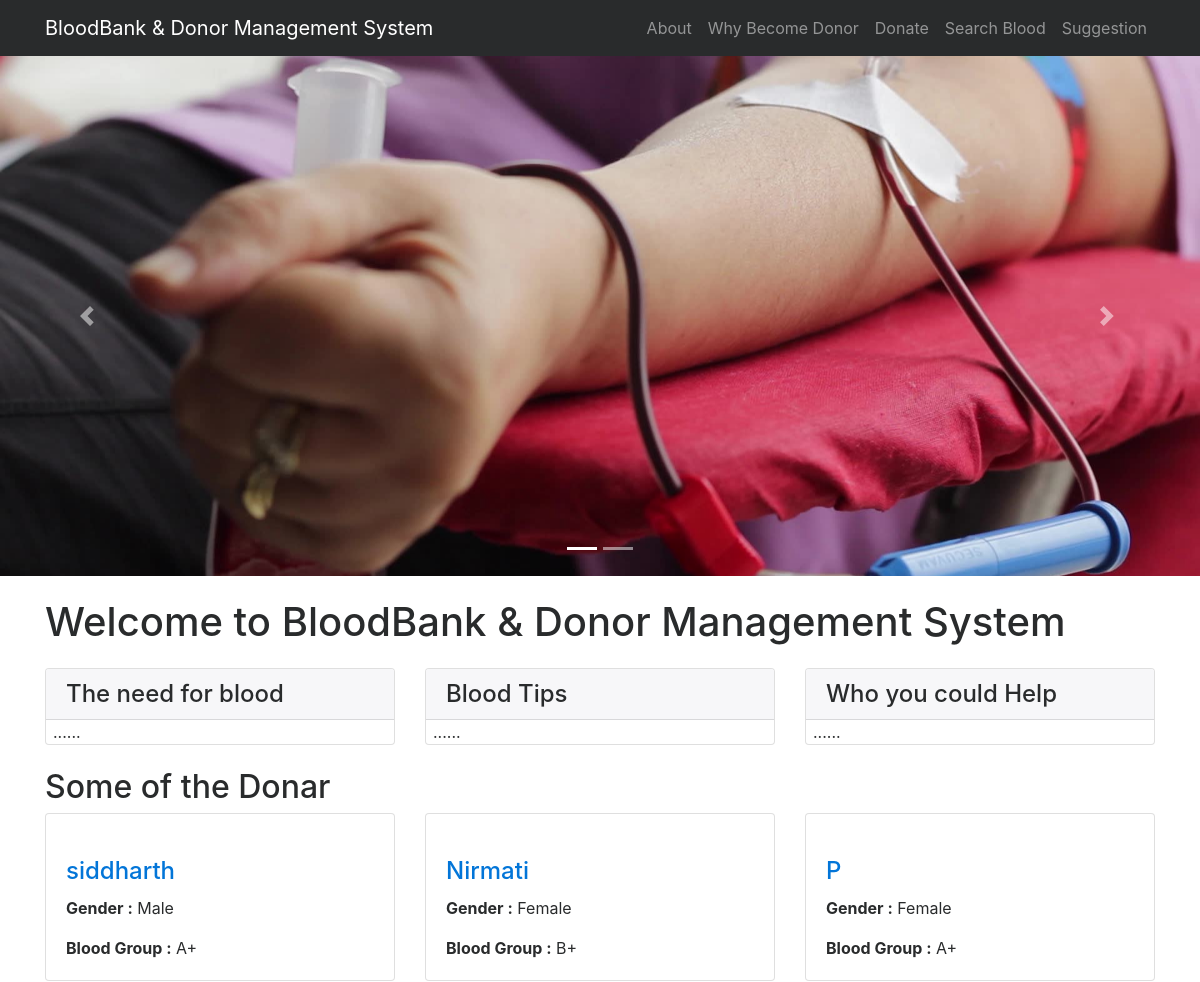
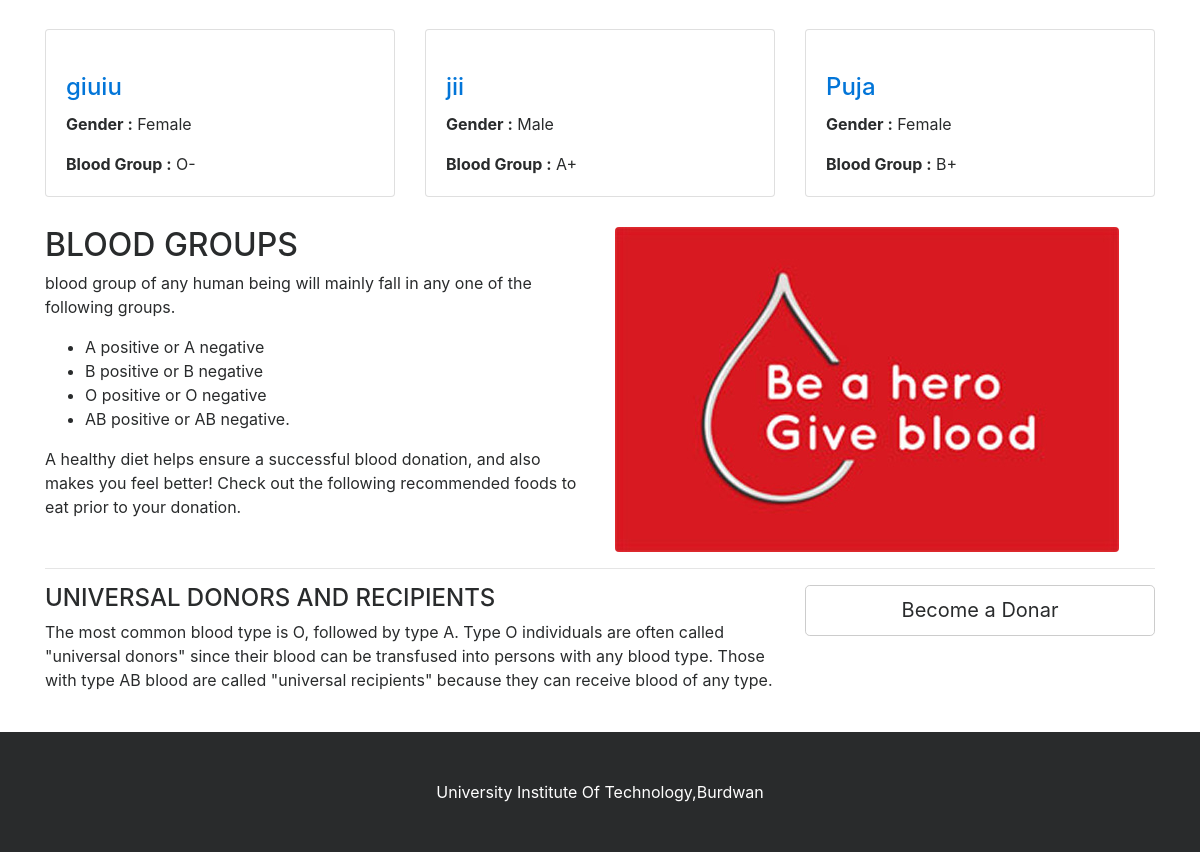
The page / on the database its author committed (2 pictures, top to bottom).
### tables this page shows
CREATE TABLE `tblblooddonars` (
  `id` int(11) NOT NULL,
  `FullName` varchar(100) DEFAULT NULL,
  `MobileNumber` char(11) DEFAULT NULL,
  `EmailId` varchar(100) DEFAULT NULL,
  `Gender` varchar(20) DEFAULT NULL,
  `Age` int(11) DEFAULT NULL,
  `BloodGroup` varchar(20) DEFAULT NULL,
  `Address` varchar(255) DEFAULT NULL,
  `Message` mediumtext,
  `PostingDate` timestamp NOT NULL DEFAULT CURRENT_TIMESTAMP,
  `status` int(1) DEFAULT NULL,
  `image` varchar(255) NOT NULL
);

### index.php (the view, shortened to what this page needs)
<?php
include('includes/config.php');
?>
<!DOCTYPE html>
<html lang="en">
<head>
    <link href="vendor/bootstrap/css/bootstrap.min.css" rel="stylesheet">
    <link href="vendor/font-awesome/css/font-awesome.min.css" rel="stylesheet" type="text/css">
    <link href="css/modern-business.css" rel="stylesheet">
</head>
<body>
<?php include('includes/header.php');?>
<?php include('includes/slider.php');?>
    <div class="container">
        <h1 class="my-4">Welcome to BloodBank & Donor Management System</h1>
        <div class="row">
            <div class="col-lg-4 mb-4">
                <div class="card">
                    <h4 class="card-header">The need for blood</h4>
                        <p class="card-text" style="padding-left:2%">......</p>
                </div>
            </div>
            <div class="col-lg-4 mb-4">
                <div class="card">
                    <h4 class="card-header">Blood Tips</h4>
                        <p class="card-text" style="padding-left:2%">......</p>
                </div>
            </div>
            <div class="col-lg-4 mb-4">
                <div class="card">
                    <h4 class="card-header">Who you could Help</h4>
                        <p class="card-text" style="padding-left:2%">......</p>
                </div>
            </div>
        </div>
        <h2>Some of the Donar</h2>
        <div class="row">
                   <?php
$status=1;
$sql = "SELECT * from tblblooddonars where status=:status order by rand() limit 6";
$query = $dbh -> prepare($sql);
$query->bindParam(':status',$status,PDO::PARAM_STR);
$query->execute();
$results=$query->fetchAll(PDO::FETCH_OBJ);
if($query->rowCount() > 0)
{
foreach($results as $result)
{ ?>
            <div class="col-lg-4 col-sm-6 portfolio-item">
                <div class="card h-100">
                    <a href=""><img class="card-img-top img-fluid" src="images/blood-donar.jpg" alt="" ></a>
                    <div class="card-block">
                        <h4 class="card-title"><a href="#"><?php echo htmlentities($result->FullName);?></a></h4>
<p class="card-text"><b>  Gender :</b> <?php echo htmlentities($result->Gender);?></p>
<p class="card-text"><b>Blood Group :</b> <?php echo htmlentities($result->BloodGroup);?></p>
                    </div>
                </div>
            </div>
            <?php }} ?>
        </div>
        <div class="row">
            <div class="col-lg-6">
                <h2>BLOOD GROUPS</h2>
          <p>  blood group of any human being will mainly fall in any one of the following groups.</p>
                <ul>
<li>A positive or A negative</li>
<li>B positive or B negative</li>
<li>O positive or O negative</li>
<li>AB positive or AB negative.</li>
                </ul>
                <p>A healthy diet helps ensure a successful blood donation, and also makes you feel better! Check out the following recommended foods to eat prior to your donation.</p>
            </div>
            <div class="col-lg-6">
                <img class="img-fluid rounded" src="images/blood-donor (1).jpg" alt="">
            </div>
        </div>
        <hr>
        <div class="row mb-4">
            <div class="col-md-8">
            <h4>UNIVERSAL DONORS AND RECIPIENTS</h4>
                <p>
The most common blood type is O, followed by type A.
Type O individuals are often called "universal donors" since their blood can be transfused into persons with any blood type. Those with type AB blood are called "universal recipients" because they can receive blood of any type.</p>
            </div>
            <div class="col-md-4">
                <a class="btn btn-lg btn-secondary btn-block" href="become-donar.php">Become a Donar</a>
            </div>
        </div>
    </div>
  <?php include('includes/footer.php');?>
</body>
</html>

### includes/header.php (shortened to what this page needs)
<nav class="navbar fixed-top navbar-toggleable-md navbar-inverse bg-inverse">
    <div class="container">
        <a class="navbar-brand" href="index.php">BloodBank & Donor Management System</a>
        <div class="collapse navbar-collapse" id="navbarExample">
            <ul class="navbar-nav ml-auto">
                <li class="nav-item">
                    <a class="nav-link" href="page.php?type=aboutus">About</a>
                </li>
                <li class="nav-item">
                    <a class="nav-link" href="page.php?type=donor">Why Become Donor</a>
                </li>
                <li class="nav-item">
                    <a class="nav-link" href="become-donar.php">Donate</a>
                </li>
                 <li class="nav-item">
                    <a class="nav-link" href="search-donor.php">Search Blood</a>
                </li>
                  <li class="nav-item">
                    <a class="nav-link" href="contact.php">Suggestion</a>
                </li>
            </ul>
        </div>
    </div>
</nav>

### includes/slider.php (shortened to what this page needs)
<header>
       <div id="carouselExampleIndicators" class="carousel slide" data-ride="carousel">
           <ol class="carousel-indicators">
               <li data-target="#carouselExampleIndicators" data-slide-to="0" class="active"></li>
               <li data-target="#carouselExampleIndicators" data-slide-to="1"></li>
           </ol>
           <div class="carousel-inner" role="listbox">
               <div class="carousel-item active" style="background-image: url('images/banner1.jpg')">
                   <div class="carousel-caption d-none d-md-block">
                   </div>
               </div>
           </div>
           <a class="carousel-control-prev" href="#carouselExampleIndicators" role="button" data-slide="prev">
               <span class="carousel-control-prev-icon" aria-hidden="true"></span>
           </a>
           <a class="carousel-control-next" href="#carouselExampleIndicators" role="button" data-slide="next">
               <span class="carousel-control-next-icon" aria-hidden="true"></span>
           </a>
       </div>
   </header>

### includes/footer.php
<footer class="py-5 bg-inverse">
      <div class="container">
          <p class="m-0 text-center text-white">University Institute Of Technology,Burdwan</p>
      </div>
  </footer>

### css/modern-business.css (style rules this page uses)
body { padding-top: 54px; }
@media (min-width: 992px) { body { padding-top: 56px; } }
.carousel-item { height: 65vh; min-height: 300px; background: no-repeat center center scroll; -webkit-background-size: cover; -moz-background-size: cover; -o-background-size: cover; background-size: cover; }
.portfolio-item { margin-bottom: 30px; }

### index.php (style rules this page uses)
.carousel-item.active, .carousel-item-next, .carousel-item-prev { display: block; }

### rows shown on the page
tblblooddonars: FullName "siddharth", Gender "Male", BloodGroup "A+"
tblblooddonars: FullName "Nirmati", Gender "Female", BloodGroup "B+"
tblblooddonars: FullName "P", Gender "Female", BloodGroup "A+"
tblblooddonars: FullName "giuiu", Gender "Female", BloodGroup "O-"
tblblooddonars: FullName "jii", Gender "Male", BloodGroup "A+"
tblblooddonars: FullName "Puja", Gender "Female", BloodGroup "B+"
